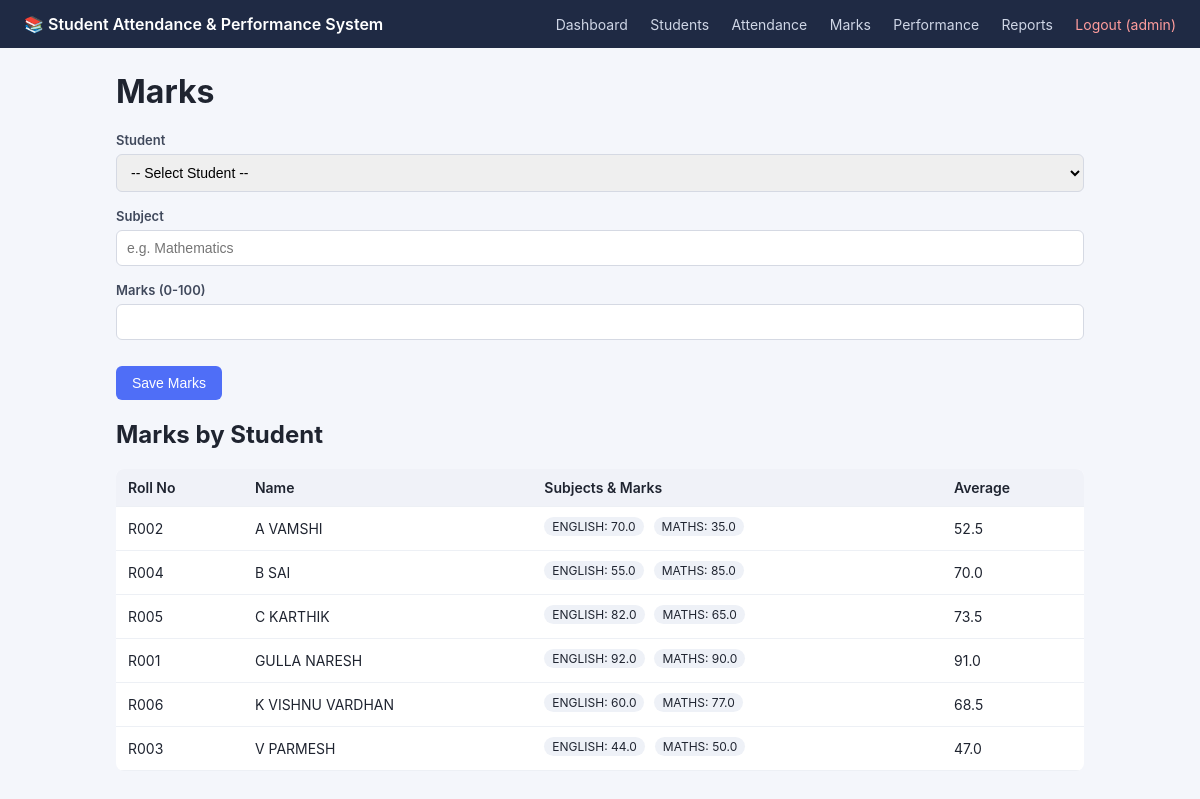
The page /marks (signed in) on the database its author committed.
### tables this page shows
CREATE TABLE students (
            id INTEGER PRIMARY KEY AUTOINCREMENT,
            name TEXT NOT NULL,
            roll_no TEXT UNIQUE NOT NULL,
            student_class TEXT,
            contact TEXT
        );

CREATE TABLE marks (
            id INTEGER PRIMARY KEY AUTOINCREMENT,
            student_id INTEGER NOT NULL,
            subject TEXT NOT NULL,
            marks REAL NOT NULL,
            FOREIGN KEY (student_id) REFERENCES students(id) ON DELETE CASCADE,
            UNIQUE(student_id, subject)
        );

### app.py (the view, shortened to what this page needs)
@app.route("/marks", methods=["GET", "POST"])
@login_required
def marks():
    conn = database.get_connection()
    all_students = conn.execute("SELECT * FROM students ORDER BY name").fetchall()
    student_marks = []
    for s in all_students:
        subject_rows = conn.execute(
            "SELECT subject, marks FROM marks WHERE student_id = ?", (s["id"],)
        ).fetchall()
        student_marks.append({
            "id": s["id"],
            "name": s["name"],
            "roll_no": s["roll_no"],
            "subjects": subject_rows,
            "average": compute_average_marks(conn, s["id"]),
        })
    conn.close()
    return render_template("marks.html", students=all_students, student_marks=student_marks)

### app.py (called while the page is built)
def login_required(view):
    @wraps(view)
    def wrapped(*args, **kwargs):
        if "user_id" not in session:
            return redirect(url_for("login"))
        return view(*args, **kwargs)
    return wrapped

def compute_average_marks(conn, student_id):
    row = conn.execute(
        "SELECT AVG(marks) as avg_marks FROM marks WHERE student_id = ?",
        (student_id,),
    ).fetchone()
    return round(row["avg_marks"], 2) if row and row["avg_marks"] is not None else 0.0

### database.py (called while the page is built)
def get_connection():
    conn = sqlite3.connect(DB_PATH)
    conn.row_factory = sqlite3.Row
    conn.execute("PRAGMA foreign_keys = ON")
    return conn

### templates/marks.html (shortened to what this page needs)
{% extends "base.html" %}
{% block content %}
<h1>Marks</h1>
<form method="POST" class="form-box">
    <label>Student</label>
    <select name="student_id" required>
        <option value="">-- Select Student --</option>
    </select>
    <label>Subject</label>
    <input type="text" name="subject" placeholder="e.g. Mathematics" required>
    <label>Marks (0-100)</label>
    <input type="number" step="0.01" min="0" max="100" name="marks" required>
    <div class="form-actions">
        <button type="submit" class="btn btn-primary">Save Marks</button>
    </div>
</form>
<h2>Marks by Student</h2>
<table class="data-table">
    <thead><tr><th>Roll No</th><th>Name</th><th>Subjects &amp; Marks</th><th>Average</th></tr></thead>
    <tbody>
    {% for sm in student_marks %}
        <tr>
            <td>{{ sm.roll_no }}</td>
            <td>{{ sm.name }}</td>
            <td>
                {% for row in sm.subjects %}
                    <span class="tag">{{ row.subject }}: {{ row.marks }}</span>
                {% else %}
                    <span class="muted">No marks yet</span>
                {% endfor %}
            </td>
            <td>{{ sm.average }}</td>
        </tr>
    {% else %}
        <tr><td colspan="4" class="muted">No students yet.</td></tr>
    {% endfor %}
    </tbody>
</table>
{% endblock %}

### static/css/style.css (style rules this page uses)
* { box-sizing: border-box; }
body { margin: 0; font-family: -apple-system, Segoe UI, Roboto, Arial, sans-serif; background: #f4f6fb; color: #1f2430; }
h1 { margin-top: 0; }
form.form-box, form.login-box { display: flex; flex-direction: column; gap: 6px; }
input, select { padding: 9px 10px; border: 1px solid #d5d9e3; border-radius: 6px; font-size: 14px; margin-bottom: 10px; }
label { font-size: 13px; font-weight: 600; color: #40495c; }
.btn { display: inline-block; background: #eef1f7; color: #1f2430; padding: 9px 16px; border-radius: 6px; text-decoration: none; border: none; cursor: pointer; font-size: 14px; }
.btn-primary { background: #4f6ef7; color: #fff; }
.data-table { width: 100%; border-collapse: collapse; background: #fff; border-radius: 8px; overflow: hidden; margin-top: 10px; }
.data-table th, .data-table td { padding: 10px 12px; text-align: left; border-bottom: 1px solid #edf0f5; font-size: 14px; }
.data-table th { background: #f0f2f8; font-weight: 600; }
.tag { display: inline-block; background: #eef1f7; padding: 2px 8px; border-radius: 10px; font-size: 12px; margin-right: 6px; margin-bottom: 4px; }
.form-actions { margin-top: 10px; display: flex; gap: 10px; }

### rows shown on the page
students: roll_no "R002", name "A VAMSHI", average "52.5"
marks: subject "ENGLISH", marks "70.0"
marks: subject "MATHS", marks "35.0"
students: roll_no "R004", name "B SAI", average "70.0"
marks: subject "ENGLISH", marks "55.0"
marks: subject "MATHS", marks "85.0"
students: roll_no "R005", name "C KARTHIK", average "73.5"
marks: subject "ENGLISH", marks "82.0"
marks: subject "MATHS", marks "65.0"
students: roll_no "R001", name "GULLA NARESH", average "91.0"
marks: subject "ENGLISH", marks "92.0"
marks: subject "MATHS", marks "90.0"
students: roll_no "R006", name "K VISHNU VARDHAN", average "68.5"
marks: subject "ENGLISH", marks "60.0"
marks: subject "MATHS", marks "77.0"
students: roll_no "R003", name "V PARMESH", average "47.0"
marks: subject "ENGLISH", marks "44.0"
marks: subject "MATHS", marks "50.0"

### other values the page prints
{{ session.username }} "admin"
